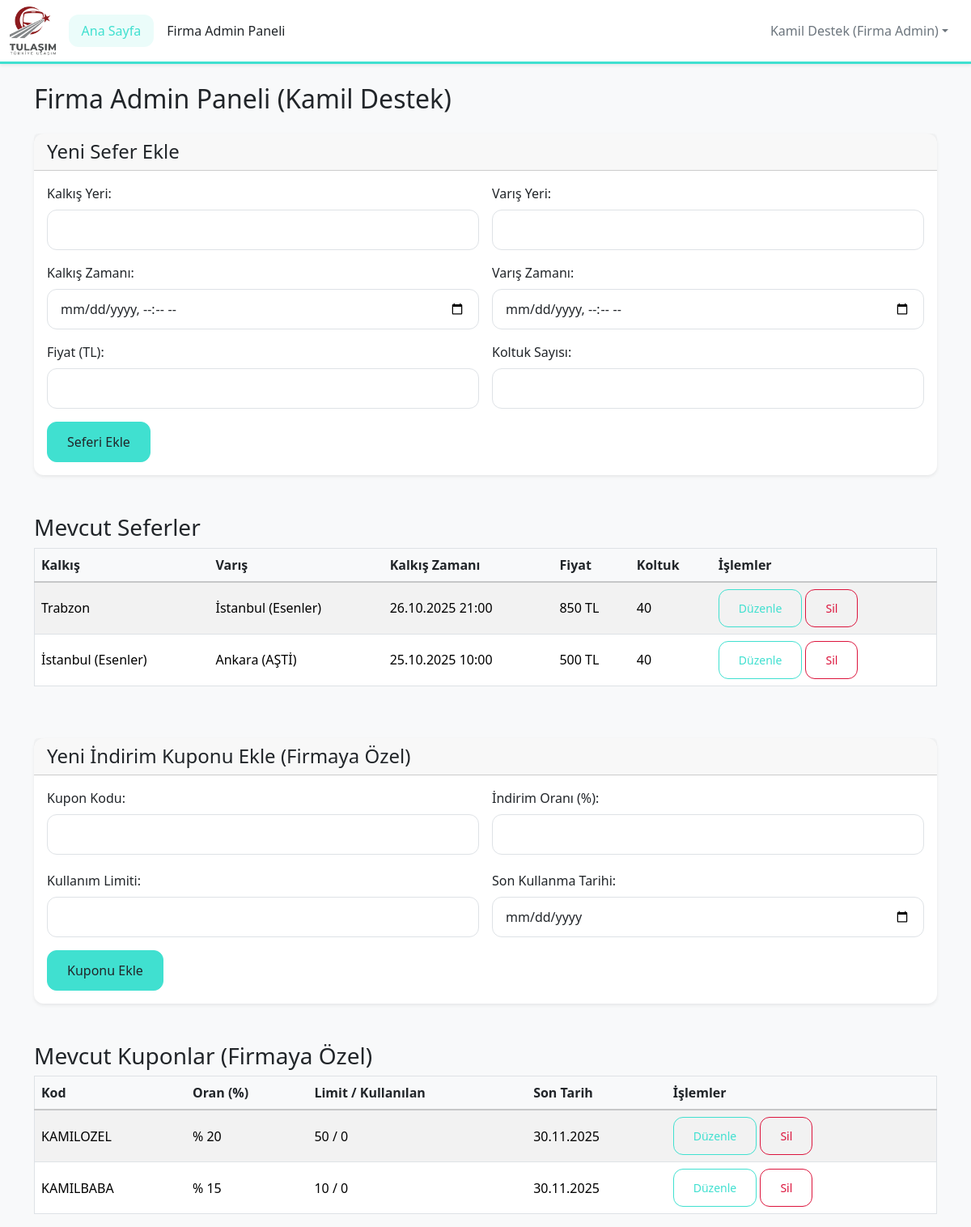
Page /company_admin_panel.php (signed in) on the committed database.
### tables this page shows
CREATE TABLE Trips (
            id INTEGER PRIMARY KEY AUTOINCREMENT,
            company_id INTEGER NOT NULL,
            origin TEXT NOT NULL,
            destination TEXT NOT NULL,
            departure_time DATETIME NOT NULL,
            arrival_time DATETIME NOT NULL,
            price REAL NOT NULL,
            total_seats INTEGER NOT NULL,
            FOREIGN KEY (company_id) REFERENCES Companies(id)
        );

CREATE TABLE Coupons (
            id INTEGER PRIMARY KEY AUTOINCREMENT,
            code TEXT NOT NULL UNIQUE,
            discount_rate REAL NOT NULL,
            usage_limit INTEGER NOT NULL,
            usage_count INTEGER DEFAULT 0,
            expiry_date DATE NOT NULL,
            company_id INTEGER NULL,
            FOREIGN KEY (company_id) REFERENCES Companies(id)
        );

### company_admin_panel.php (the view, shortened to what this page needs)
<?php
include 'header.php';
$company_id = $_SESSION['user_company_id'];
$stmt_trips = $pdo->prepare("SELECT * FROM Trips WHERE company_id = ? ORDER BY departure_time DESC");
$stmt_trips->execute([$company_id]);
$trips = $stmt_trips->fetchAll();
$stmt_coupons = $pdo->prepare("SELECT * FROM Coupons WHERE company_id = ? ORDER BY expiry_date DESC");
$stmt_coupons->execute([$company_id]);
$coupons = $stmt_coupons->fetchAll();
?>
<h2 class="mb-4">Firma Admin Paneli (<?php echo htmlspecialchars($_SESSION['user_fullname']); ?>)</h2>
<div class="card shadow-sm mb-4">
    <div class="card-header"><h4 class="mb-0">Yeni Sefer Ekle</h4></div>
    <div class="card-body">
        <form action="company_admin_panel.php" method="POST">
            <div class="row g-3 mb-3">
                <div class="col-md-6"><label for="origin" class="form-label">Kalkış Yeri:</label><input type="text" id="origin" name="origin" class="form-control" required></div>
                <div class="col-md-6"><label for="destination" class="form-label">Varış Yeri:</label><input type="text" id="destination" name="destination" class="form-control" required></div>
            </div>
            <div class="row g-3 mb-3">
                <div class="col-md-6"><label for="departure_time" class="form-label">Kalkış Zamanı:</label><input type="datetime-local" id="departure_time" name="departure_time" class="form-control" required></div>
                <div class="col-md-6"><label for="arrival_time" class="form-label">Varış Zamanı:</label><input type="datetime-local" id="arrival_time" name="arrival_time" class="form-control" required></div>
            </div>
            <div class="row g-3">
                <div class="col-md-6"><label for="price" class="form-label">Fiyat (TL):</label><input type="number" id="price" name="price" class="form-control" step="0.01" min="1" required></div>
                <div class="col-md-6"><label for="total_seats" class="form-label">Koltuk Sayısı:</label><input type="number" id="total_seats" name="total_seats" class="form-control" min="1" required></div>
            </div>
            <button type="submit" class="btn btn-primary mt-3">Seferi Ekle</button>
        </form>
    </div>
</div>
<h3 class="mt-5">Mevcut Seferler</h3>
<div class="table-responsive">
    <table class="table table-striped table-hover align-middle border">
        <thead class="table-light"><tr><th>Kalkış</th><th>Varış</th><th>Kalkış Zamanı</th><th>Fiyat</th><th>Koltuk</th><th>İşlemler</th></tr></thead>
        <tbody>
            <?php if (empty($trips)): ?><tr><td colspan="6" class="text-center p-4">Henüz eklenmiş seferiniz bulunmamaktadır.</td></tr>
            <?php else: foreach ($trips as $trip): ?>
                <tr>
                    <td><?php echo htmlspecialchars($trip->origin); ?></td><td><?php echo htmlspecialchars($trip->destination); ?></td>
                    <td><?php echo date('d.m.Y H:i', strtotime($trip->departure_time)); ?></td><td><?php echo $trip->price; ?> TL</td><td><?php echo $trip->total_seats; ?></td>
                    <td>
                        <a href="edit_trip.php?id=<?php echo $trip->id; ?>" class="btn btn-outline-primary btn-sm">Düzenle</a>
                        <a href="delete_handler.php?type=trip&id=<?php echo $trip->id; ?>" class="btn btn-outline-danger btn-sm" onclick="return confirm('Bu seferi silmek istediğinizden emin misiniz?');">Sil</a>
                    </td>
                </tr>
            <?php endforeach; endif; ?>
        </tbody>
    </table>
</div>
<div class="card shadow-sm mt-5 mb-4">
    <div class="card-header"><h4 class="mb-0">Yeni İndirim Kuponu Ekle (Firmaya Özel)</h4></div>
    <div class="card-body">
        <form action="company_admin_panel.php" method="POST">
            <div class="row g-3">
                <div class="col-md-6"><label for="code" class="form-label">Kupon Kodu:</label><input type="text" id="code" name="code" class="form-control" required></div>
                <div class="col-md-6"><label for="discount_rate" class="form-label">İndirim Oranı (%):</label><input type="number" id="discount_rate" name="discount_rate" class="form-control" step="0.1" min="1" max="100" required></div>
            </div>
            <div class="row g-3 mt-1">
                <div class="col-md-6"><label for="usage_limit" class="form-label">Kullanım Limiti:</label><input type="number" id="usage_limit" name="usage_limit" class="form-control" min="1" required></div>
                <div class="col-md-6"><label for="expiry_date" class="form-label">Son Kullanma Tarihi:</label><input type="date" id="expiry_date" name="expiry_date" class="form-control" required></div>
            </div>
            <button type="submit" class="btn btn-primary mt-3">Kuponu Ekle</button>
        </form>
    </div>
</div>
<h3 class="mt-5">Mevcut Kuponlar (Firmaya Özel)</h3>
<div class="table-responsive">
    <table class="table table-striped table-hover align-middle border">
        <thead class="table-light"><tr><th>Kod</th><th>Oran (%)</th><th>Limit / Kullanılan</th><th>Son Tarih</th><th>İşlemler</th></tr></thead>
        <tbody>
            <?php if (empty($coupons)): ?><tr><td colspan="5" class="text-center p-4">Henüz eklenmiş kuponunuz bulunmamaktadır.</td></tr>
            <?php else: foreach ($coupons as $coupon): ?>
                <tr>
                    <td><?php echo htmlspecialchars($coupon->code); ?></td><td>% <?php echo $coupon->discount_rate; ?></td>
                    <td><?php echo $coupon->usage_limit; ?> / <?php echo $coupon->usage_count; ?></td><td><?php echo date('d.m.Y', strtotime($coupon->expiry_date)); ?></td>
                    <td>
                         <a href="edit_coupon.php?id=<?php echo $coupon->id; ?>" class="btn btn-outline-primary btn-sm">Düzenle</a>
                         <a href="delete_handler.php?type=coupon&id=<?php echo $coupon->id; ?>" class="btn btn-outline-danger btn-sm" onclick="return confirm('Bu kuponu silmek istediğinizden emin misiniz?');">Sil</a>
                    </td>
                </tr>
            <?php endforeach; endif; ?>
        </tbody>
    </table>
</div>
<?php
include 'footer.php';
?>

### style.css (style rules this page uses)
:root { --color-turquoise: #40E0D0; --color-turquoise-dark: #36c7b8; --color-red: #DC143C; --color-red-dark: #c41235; --color-white: #FFFFFF; --color-dark-text: #212529; --color-muted-text: #6c757d; --color-light-bg: #f8f9fa; --border-radius-base: 0.75rem; --box-shadow-base: 0 4px 12px rgba(0,0,0,0.08); --transition-base: all 0.3s ease; }
body { font-family: 'Segoe UI', Tahoma, Geneva, Verdana, sans-serif; background-color: var(--color-light-bg); color: var(--color-dark-text); }
.btn { transition: var(--transition-base); border-radius: var(--border-radius-base); padding: 0.75rem 1.5rem; font-weight: 500; }
.btn-primary { background-color: var(--color-turquoise); border-color: var(--color-turquoise); color: var(--color-dark-text); }
.btn-outline-primary { color: var(--color-turquoise); border-color: var(--color-turquoise); }
.btn-outline-danger { color: var(--color-red); border-color: var(--color-red); }
.form-control, .form-select { border-radius: var(--border-radius-base); padding: 0.75rem 1rem; transition: var(--transition-base); }
.form-label { font-weight: 500; margin-bottom: 0.5rem; }
.card { border: none; border-radius: var(--border-radius-base); box-shadow: var(--box-shadow-base); }
.table thead th { background-color: var(--color-light-bg); color: var(--color-dark-text); font-weight: 600; border-bottom-width: 2px; }
a { color: var(--color-turquoise); text-decoration: none; transition: var(--transition-base); }

### rows in the picture
trips: origin "Trabzon", destination "İstanbul (Esenler)", departure_time "26.10.2025 21:00", price "850", total_seats "40"
trips: origin "İstanbul (Esenler)", destination "Ankara (AŞTİ)", departure_time "25.10.2025 10:00", price "500", total_seats "40"
coupons: code "KAMILOZEL", discount_rate "20", usage_limit "50", usage_count "0", expiry_date "30.11.2025"
coupons: code "KAMILBABA", discount_rate "15", usage_limit "10", usage_count "0", expiry_date "30.11.2025"

### other values in the picture
$user_fullname "Kamil Destek"
$user_role "Firma Admin"
$_SESSION['user_fullname'] "Kamil Destek"
